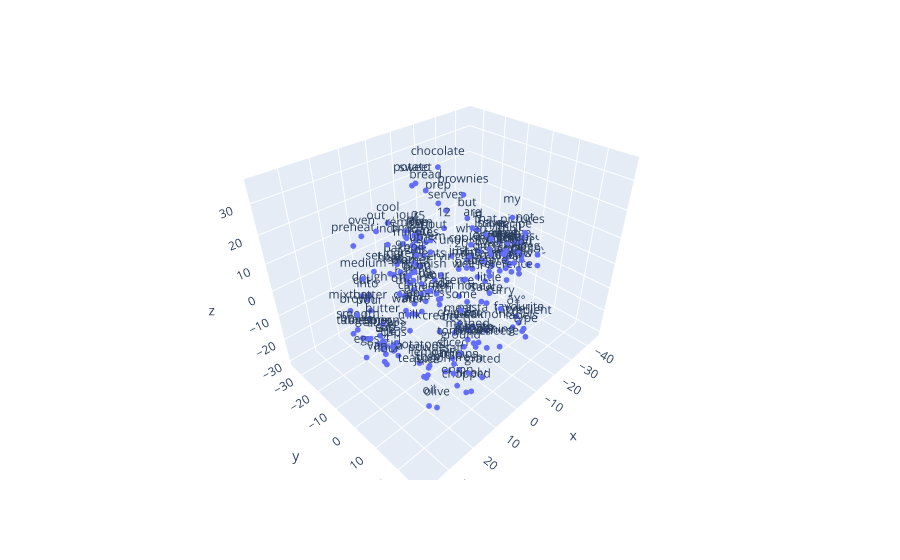

The cell this chart's notebook holds for it:
### Code cell
# Graficar los embedddings en 3D

vecs, labels = reduce_dimensions(w2v_model,3)

fig = px.scatter_3d(x=vecs[:MAX_WORDS,0], y=vecs[:MAX_WORDS,1], z=vecs[:MAX_WORDS,2],text=labels[:MAX_WORDS])
fig.update_traces(marker_size = 2)
fig.show() # esto para plotly en colab

### Figure 1 — Plotly figure (JSON) as saved in the notebook; plotly's stock layout.template omitted (floating-point values rounded to 4 significant figures; data arrays with more than 128 entries replaced by an {"elided": "..."} marker saying what was removed)
{"data": [{"hovertemplate": "x=%{x}<br>y=%{y}<br>z=%{z}<br>text=%{text}<extra></extra>", "legendgroup": "", "marker": {"color": "#636efa", "size": 2, "symbol": "circle"}, "mode": "markers+text", "name": "", "scene": "scene", "showlegend": false, "text": {"elided": "200 str values"}, "type": "scatter3d", "x": {"elided": "200 float values"}, "y": {"elided": "200 float values"}, "z": {"elided": "200 float values"}}], "layout": {"legend": {"tracegroupgap": 0}, "margin": {"t": 60}, "scene": {"domain": {"x": [0, 1], "y": [0, 1]}, "xaxis": {"title": {"text": "x"}}, "yaxis": {"title": {"text": "y"}}, "zaxis": {"title": {"text": "z"}}}}}
